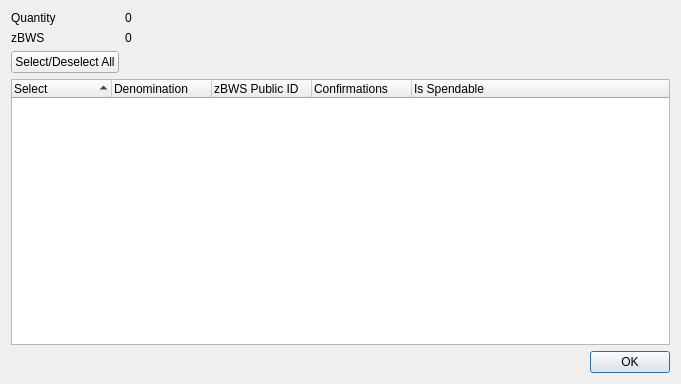
<?xml version="1.0" encoding="UTF-8"?>
<ui version="4.0">
 <class>ZBWSControlDialog</class>
 <widget class="QDialog" name="ZBWSControlDialog">
  <property name="geometry">
   <rect>
    <x>0</x>
    <y>0</y>
    <width>681</width>
    <height>384</height>
   </rect>
  </property>
  <property name="minimumSize">
   <size>
    <width>681</width>
    <height>384</height>
   </size>
  </property>
  <property name="windowTitle">
   <string>Select zBWS to Spend</string>
  </property>
  <layout class="QGridLayout" name="gridLayout">
   <item row="0" column="0">
    <layout class="QFormLayout" name="formLayout">
     <property name="sizeConstraint">
      <enum>QLayout::SetDefaultConstraint</enum>
     </property>
     <item row="0" column="0">
      <widget class="QLabel" name="labelQuantity">
       <property name="text">
        <string>Quantity</string>
       </property>
      </widget>
     </item>
     <item row="0" column="1">
      <widget class="QLabel" name="labelQuantity_int">
       <property name="text">
        <string>0</string>
       </property>
      </widget>
     </item>
     <item row="1" column="0">
      <widget class="QLabel" name="labelZBWS">
       <property name="text">
        <string>zBWS</string>
       </property>
      </widget>
     </item>
     <item row="1" column="1">
      <widget class="QLabel" name="labelZBWS_int">
       <property name="text">
        <string>0</string>
       </property>
      </widget>
     </item>
     <item row="2" column="0">
      <widget class="QPushButton" name="pushButtonAll">
       <property name="text">
        <string>Select/Deselect All</string>
       </property>
      </widget>
     </item>
    </layout>
   </item>
   <item row="1" column="0">
    <layout class="QVBoxLayout" name="verticalLayout">
     <item>
      <widget class="QTreeWidget" name="treeWidget">
       <property name="minimumSize">
        <size>
         <width>0</width>
         <height>250</height>
        </size>
       </property>
       <property name="alternatingRowColors">
        <bool>true</bool>
       </property>
       <property name="sortingEnabled">
        <bool>true</bool>
       </property>
       <property name="columnCount">
        <number>5</number>
       </property>
       <attribute name="headerDefaultSectionSize">
        <number>100</number>
       </attribute>
       <column>
        <property name="text">
         <string notr="true">Select</string>
        </property>
       </column>
       <column>
        <property name="text">
         <string notr="true">Denomination</string>
        </property>
       </column>
       <column>
        <property name="text">
         <string notr="true">zBWS Public ID</string>
        </property>
       </column>
       <column>
        <property name="text">
         <string notr="true">Confirmations</string>
        </property>
       </column>
       <column>
        <property name="text">
         <string>Is Spendable</string>
        </property>
       </column>
      </widget>
     </item>
     <item>
      <widget class="QDialogButtonBox" name="buttonBox">
       <property name="orientation">
        <enum>Qt::Horizontal</enum>
       </property>
       <property name="standardButtons">
        <set>QDialogButtonBox::Ok</set>
       </property>
      </widget>
     </item>
    </layout>
   </item>
  </layout>
 </widget>
 <resources/>
 <connections>
  <connection>
   <sender>buttonBox</sender>
   <signal>accepted()</signal>
   <receiver>ZBWSControlDialog</receiver>
   <slot>accept()</slot>
   <hints>
    <hint type="sourcelabel">
     <x>248</x>
     <y>254</y>
    </hint>
    <hint type="destinationlabel">
     <x>157</x>
     <y>274</y>
    </hint>
   </hints>
  </connection>
  <connection>
   <sender>buttonBox</sender>
   <signal>rejected()</signal>
   <receiver>ZBWSControlDialog</receiver>
   <slot>reject()</slot>
   <hints>
    <hint type="sourcelabel">
     <x>316</x>
     <y>260</y>
    </hint>
    <hint type="destinationlabel">
     <x>286</x>
     <y>274</y>
    </hint>
   </hints>
  </connection>
 </connections>
</ui>
